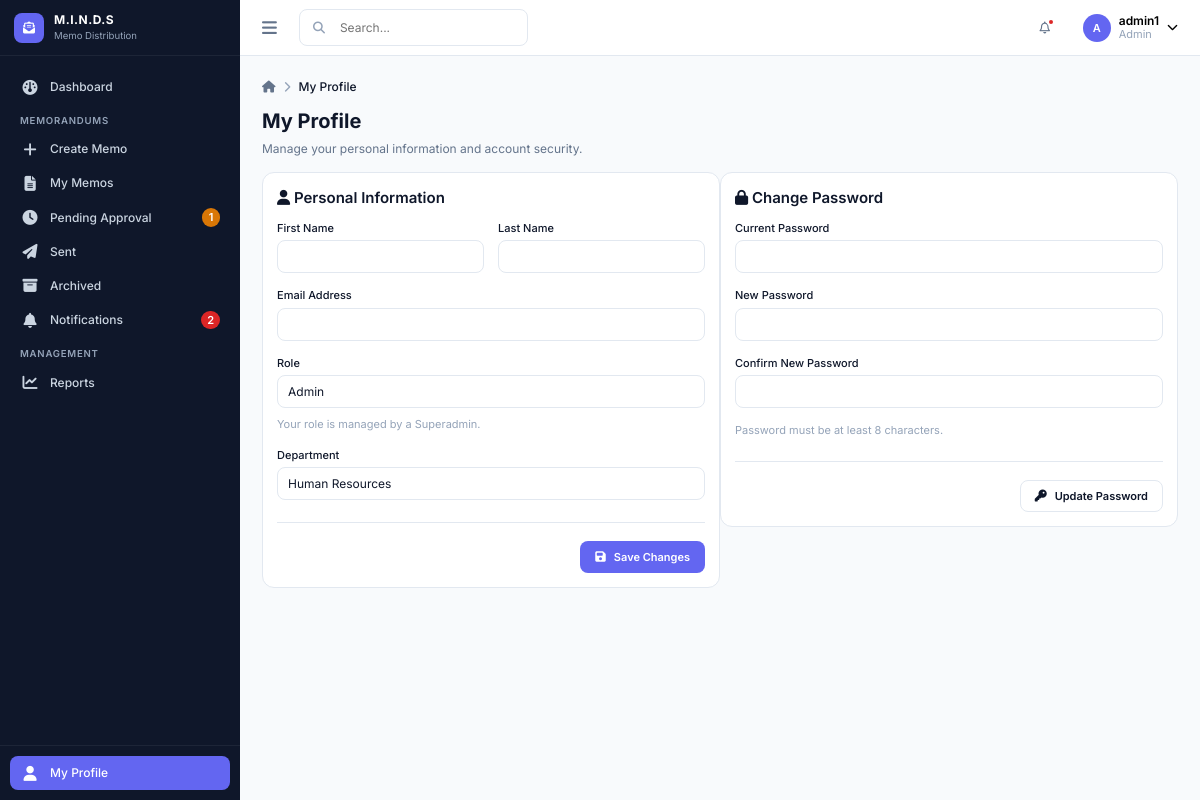
The app's page /accounts/profile/ (signed in) with its own data.
### accounts/models.py (models this page shows, shortened)
class User(AbstractUser):
    class Role(models.TextChoices):
        SUPERADMIN = "superadmin", "Superadmin"
        ADMIN      = "admin",      "Admin"
        STAFF      = "staff",      "Staff"
    role = models.CharField(max_length=20, choices=Role.choices, default=Role.STAFF)
    department = models.ForeignKey(
        "departments.Department",
        on_delete=models.SET_NULL,
        null=True, blank=True,
        related_name="members",
    )
    @property
    def is_superadmin(self):
        return self.role == self.Role.SUPERADMIN
    @property
    def is_admin(self):
        return self.role == self.Role.ADMIN
    def can_send_directly(self):
        return self.role in (self.Role.SUPERADMIN, self.Role.ADMIN)
    def can_manage_departments(self):
        return self.role == self.Role.SUPERADMIN

### departments/models.py (models this page shows, shortened)
class Department(models.Model):
    name = models.CharField(max_length=150, unique=True)
    code = models.CharField(max_length=20, unique=True)
    description = models.TextField(blank=True)
    created_at = models.DateTimeField(auto_now_add=True)
    class Meta:
        ordering = ["name"]

### accounts/views.py (the view, shortened to what this page needs)
# urls.py: path("profile/", views.ProfileView.as_view(), name="profile"),
class ProfileView(LoginRequiredMixin, View):
    template_name = "accounts/profile.html"
    def get(self, request):
        return render(request, self.template_name, {
            "profile_form": ProfileForm(instance=request.user),
            "password_form": ChangePasswordForm(user=request.user),
            "breadcrumbs": [{"label": "My Profile"}],
        })

### accounts/forms.py (shortened to what this page needs)
class ProfileForm(forms.ModelForm):
    class Meta:
        model = User
        fields = ["first_name", "last_name", "email"]
        widgets = {
            "first_name": forms.TextInput(attrs={"class": "form-control"}),
            "last_name": forms.TextInput(attrs={"class": "form-control"}),
            "email": forms.EmailInput(attrs={"class": "form-control"}),
        }

class ChangePasswordForm(forms.Form):
    current_password = forms.CharField(widget=forms.PasswordInput(attrs={"class": "form-control"}))
    new_password1 = forms.CharField(widget=forms.PasswordInput(attrs={"class": "form-control"}), label="New Password")
    new_password2 = forms.CharField(widget=forms.PasswordInput(attrs={"class": "form-control"}), label="Confirm New Password")
    def __init__(self, *args, user=None, **kwargs):
        self.user = user
        super().__init__(*args, **kwargs)

### core/context_processors.py (called while the page is built, shortened)
def global_counts(request):
    if not request.user.is_authenticated:
        return {}
    user = request.user
    data = {
        "unread_notif_count": Notification.objects.for_user(user).unread().count(),
        "recent_notifications": (
            Notification.objects.for_user(user).select_related("memo")[:6]
        ),
    }
    if user.can_send_directly():
        data["pending_count"] = Memorandum.objects.visible_to(user).pending_approval().count()
        data["draft_count"] = (
            Memorandum.objects.filter(created_by=user, status="draft").count()
        )
    return data

### memos/models.py (called while the page is built)
    def visible_to(self, user):
        from django.db.models import Q
        if user.is_superadmin:
            return self
        if user.is_admin:
                return self.filter(
                    Q(created_by=user) |                        # own memos
                    Q(departments__members=user) |              # memos targeting admin's dept
                    Q(created_by__department=user.department)  # memos made by dept members
                ).distinct()
        return self.filter(
            Q(created_by=user) | Q(recipients__recipient=user)
        ).distinct()

    def pending_approval(self):
        return self.filter(status=Memorandum.Status.PENDING)

### notifications/models.py (called while the page is built)
    def unread(self):
        return self.filter(is_read=False)

    def for_user(self, user):
        from memos.models import Memorandum
        return self.filter(
        user=user,
        memo__in=Memorandum.objects.visible_to(user)
    )

### accounts/templates/accounts/profile.html (shortened to what this page needs)
{% extends "base.html" %}
{% block breadcrumb %}{% include "partials/breadcrumb.html" %}{% endblock %}
{% block content %}
<div class="page-header">
    <div>
        <h1>My Profile</h1>
        <p>Manage your personal information and account security.</p>
    </div>
</div>
<div class="grid grid-2" style="align-items:start;">
    <div class="card">
        <div class="card-header">
            <h3><i class="fa-solid fa-user"></i> Personal Information</h3>
        </div>
        <form method="post">
            <div class="form-row">
                <div class="form-group">
                    <label class="form-label">First Name</label>
                    {{ profile_form.first_name }}
                </div>
                <div class="form-group">
                    <label class="form-label">Last Name</label>
                    {{ profile_form.last_name }}
                </div>
            </div>
            <div class="form-group">
                <label class="form-label">Email Address</label>
                {{ profile_form.email }}
            </div>
            <div class="form-group">
                <label class="form-label">Role</label>
                <input type="text" class="form-control" value="{{ user.get_role_display }}" disabled>
                <p class="form-hint">Your role is managed by a Superadmin.</p>
            </div>
            <div class="form-group">
                <label class="form-label">Department</label>
                <input type="text" class="form-control" value="{{ user.department.name|default:'Not assigned' }}" disabled>
            </div>
            <div class="form-actions">
                <button type="submit" class="btn btn-primary">
                    <i class="fa-solid fa-floppy-disk"></i> Save Changes
                </button>
            </div>
        </form>
    </div>
    <div class="card">
        <div class="card-header">
            <h3><i class="fa-solid fa-lock"></i> Change Password</h3>
        </div>
        <form method="post">
            <div class="form-group">
                <label class="form-label">Current Password</label>
                {{ password_form.current_password }}
            </div>
            <div class="form-group">
                <label class="form-label">New Password</label>
                {{ password_form.new_password1 }}
            </div>
            <div class="form-group">
                <label class="form-label">Confirm New Password</label>
                {{ password_form.new_password2 }}
            </div>
            <p class="form-hint">Password must be at least 8 characters.</p>
            <div class="form-actions">
                <button type="submit" class="btn btn-secondary">
                    <i class="fa-solid fa-key"></i> Update Password
                </button>
            </div>
        </form>
    </div>
</div>
{% endblock %}

### core/templates/partials/topbar.html (shortened to what this page needs)
<header class="topbar">
    <div class="topbar-left">
        <button class="sidebar-toggle" id="sidebarToggle" aria-label="Toggle sidebar">
            <i class="fa-solid fa-bars"></i>
        </button>
        {% include "partials/search_bar.html" %}
    </div>
    <div class="topbar-right">
        <div class="user-menu">
            <button class="topbar-icon-btn" id="notifBellToggle" aria-label="Notifications">
                <i class="fa-regular fa-bell"></i>
                {% if unread_notif_count %}<span class="badge-dot"></span>{% endif %}
            </button>
        </div>
        <div class="user-menu">
            <button class="user-menu-trigger" id="userMenuToggle">
                <div class="user-avatar">{{ user.first_name|first|default:user.username|first|upper }}</div>
                <div class="user-menu-info hide-mobile">
                    <div class="name">{{ user.get_full_name|default:user.username }}</div>
                    <div class="role">{{ user.get_role_display }}</div>
                </div>
                <i class="fa-solid fa-chevron-down text-xs hide-mobile"></i>
            </button>
        </div>
    </div>
</header>

### core/static/css/base.css (style rules this page uses)
:root { --color-primary: #6366f1; --color-primary-hover: #4f46e5; --color-primary-light: #eef2ff; --color-sidebar-bg: #0f172a; --color-sidebar-text: #cbd5e1; --color-sidebar-text-active: #ffffff; --color-sidebar-hover: #1e293b; --color-sidebar-active-bg: #6366f1; --color-bg: #f8fafc; --color-card: #ffffff; --color-border: #e2e8f0; --color-text-primary: #0f172a; --color-text-secondary: #64748b; --color-text-muted: #94a3b8; --color-success: #16a34a; --color-success-bg: #f0fdf4; --color-warning: #d97706; --color-warning-bg: #fffbeb; --color-danger: #dc2626; --color-danger-bg: #fef2f2; --color-info: #0284c7; --color-info-bg: #f0f9ff; --color-priority-normal: #64748b; --color-priority-important: #d97706; --color-priority-urgent: #dc2626; --color-unread-bg: #eef2ff; --color-unread-dot: #6366f1; --font-family: 'Inter', -apple-system, BlinkMacSystemFont, sans-serif; --font-size-xs: 0.75rem; --font-size-sm: 0.8125rem; --font-size-base: 0.875rem; --font-size-md: 1rem; --font-size-lg: 1.125rem; --font-size-xl: 1.375rem; --font-size-2xl: 1.75rem; --font-weight-normal: 400; --font-weight-medium: 500; --font-weight-semibold: 600; --font-weight-bold: 700; --space-1: 4px; --space-2: 8px; --space-3: 12px; --space-4: 16px; --space-5: 20px; --space-6: 24px; --space-8: 32px; --space-10: 40px; --space-12: 48px; --radius-sm: 6px; --radius-md: 8px; --radius-lg: 12px; --radius-full: 9999px; --shadow-sm: 0 1px 2px 0 rgba(15,23,42,.05); --shadow-md: 0 4px 6px -1px rgba(15,23,42,.07),0 2px 4px -2px rgba(15,23,42,.05); --shadow-lg: 0 10px 15px -3px rgba(15,23,42,.08),0 4px 6px -4px rgba(15,23,42,.05); --sidebar-width: 260px; --sidebar-width-collapsed: 76px; --topbar-height: 64px; --transition-speed: 0.18s; }
*,*::before,*::after { box-sizing:border-box;margin:0;padding:0 }
html { font-size:16px }
body { font-family:var(--font-family);font-size:var(--font-size-base);color:var(--color-text-primary);background-color:var(--color-bg);line-height:1.5;-webkit-font-smoothing:antialiased }
button { font-family:inherit;cursor:pointer }
input,textarea,select { font-family:inherit;font-size:inherit }
.text-xs { font-size:var(--font-size-xs) }

### core/static/css/utilities.css (style rules this page uses)
.grid { display:grid }
.grid-2 { grid-template-columns:repeat(2,1fr) }

### records on screen
User: first_name|first "A", get_full_name "admin1", role "Admin", department.name "Human Resources"

### other values on screen
{{ pending_count }} "1"
{{ unread_notif_count }} "2"
{{ item.label }} "My Profile"
